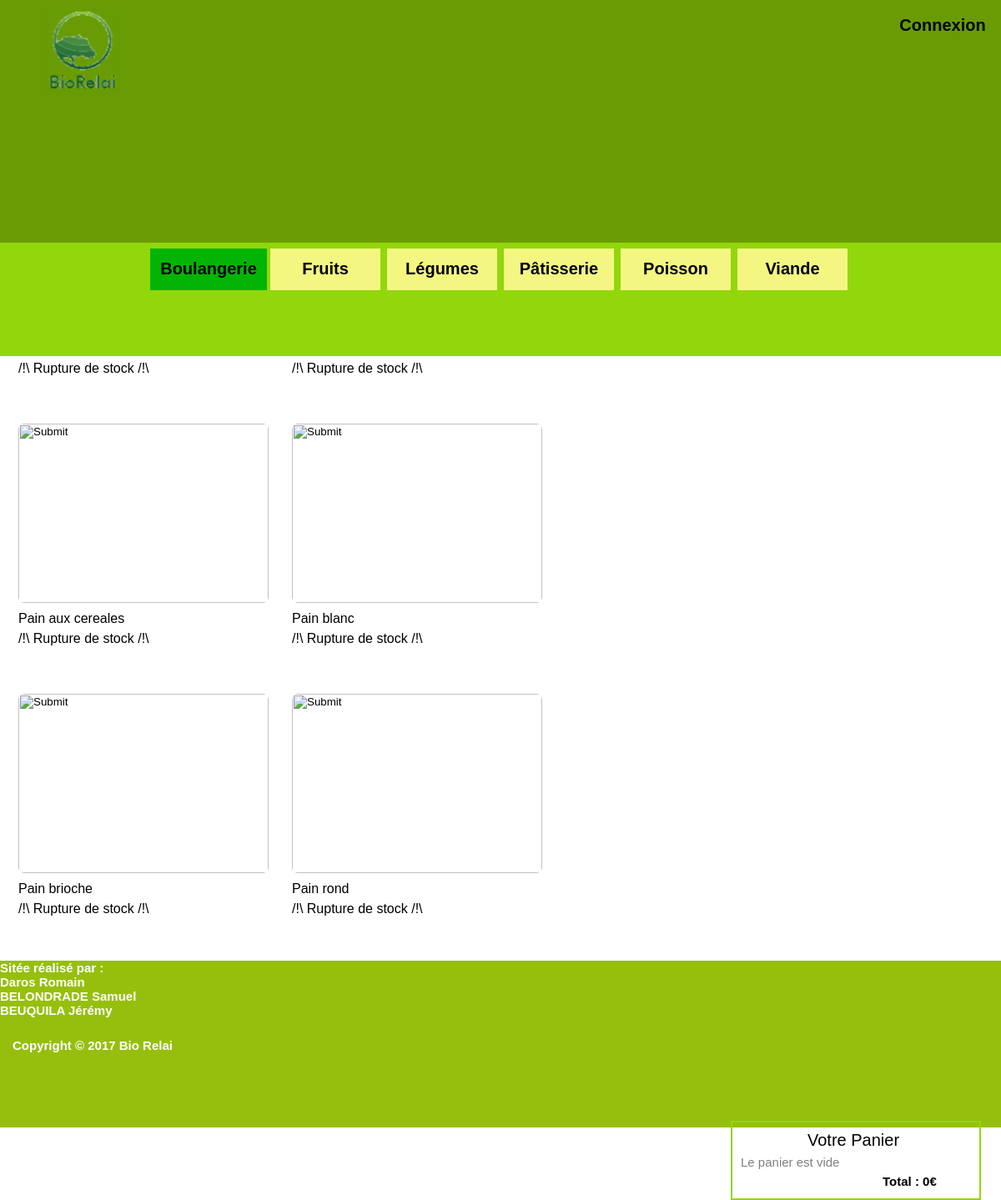
Screenshot of /index.php?TypeProduit=BOU with the database file from the repository.
### tables this page shows
CREATE TABLE IF NOT EXISTS TYPEPRODUIT
 (
   CODE CHAR(32) NOT NULL  ,
   LIBELLE CHAR(32) NULL
   , PRIMARY KEY (CODE)
 )
 comment = "";

CREATE TABLE IF NOT EXISTS PRODUIT
 (
   CODE CHAR(32) NOT NULL  ,
   NOM CHAR(32) NULL  ,
   TYPEPRODUIT CHAR(32) NOT NULL
   , PRIMARY KEY (CODE)
 )
 comment = "";

### modele/DTO/typeProduit.php (called while the page is built, shortened)
<?php
class TypeProduits
{
  private   $lesTypes;
  function __construct($lesTypes)
  {
    $this->lesTypes = $lesTypes;
  }
  public function getLesTypes()
  {
    return $this->lesTypes;
  }
}
 ?>

### modele/dao.php (called while the page is built, shortened)
<?php
class DBConnex extends PDO{
	private static $instance;
	public static function getInstance(){
		if ( !self::$instance ){
			self::$instance = new DBConnex();
		}
		return self::$instance;
	}
  public function queryFetchAll($sql){
		$sth  = $this -> query($sql);
		if ( $sth ){
			return $sth -> fetchAll(PDO::FETCH_ASSOC);
		}
		return false;
	}
}
class TypeProduitDAO{
	public static function selectListeTypeProduit()
  {
    $result = array();
    $sql = "SELECT * FROM  	typeproduit;";
    $liste = DBConnex::getInstance()->queryFetchAll($sql);
    if (count($liste) > 0)
    {
      foreach ($liste as $typeproduit)
      {
        $typeproduit = new TypeProduit($typeproduit['CODE'], $typeproduit['LIBELLE']);
        $result[] = $typeproduit;
      }
    }
    return $result;
  }
}
class ProduitDAO{
	public static function selectListeProduit($typeProduit)
  {
    $result = array();
    $sql = "SELECT * FROM  	produit where typeproduit='" . $typeProduit . "';";
    $liste = DBConnex::getInstance()->queryFetchAll($sql);
    if (count($liste) > 0)
    {
      foreach ($liste as $produit)
      {
        $produit = new Produit($produit['CODE'], $produit['NOM'],$produit['TYPEPRODUIT']);
        $result[] = $produit;
      }
    }
    return $result;
  }
}
 ?>

### controleur/controleurProduit.php (called while the page is built, shortened)
<?php
$_SESSION['ListeProduits'] = new Produits(ProduitDAO::selectListeProduit($_SESSION['typeProduitSelected']));
foreach ($_SESSION['ListeProduits']->getLesProduits() as $OBJ){
  $correct = preg_replace('#[\\/\'" éàâäêçèë]#', "", $OBJ->getNom());
  $correct = strtolower($correct);
  $correct = 'image/'.$correct;
  $formProduit = new Formulaire("POST","index.php","formProduit","produitthis");
  $formProduit->ajouterComposantLigne($formProduit->creerInputImage('imgProduit', 'imgProduit', $correct));
  $formProduit->ajouterComposantTab();
  $formProduit->ajouterComposantLigne($formProduit->creerLabelFor(ucfirst($OBJ->getNom()),"nomProduit"));
  $formProduit->ajouterComposantTab();
  if(ProduitDAO::estEnVente($OBJ,date("Y-m-d"))){
    $formProduit->ajouterComposantLigne($formProduit->creerInputSubmitPanier($OBJ->getCode(),"ajoutCommande-btn"," Ajouter au panier "));
  }
  else{
    $formProduit->ajouterComposantLigne($formProduit->creerLabelFor("/!\ Rupture de stock /!\ ","lblRupture"));
  }
  $formProduit->ajouterComposantTab();
  $formProduit->creerFormulaire();
}
include "vue/vueProduit.php";
 ?>

### library/formulaire.php (the view, shortened to what this page needs)
<?php
class Formulaire{
	private $method;
	private $action;
	private $nom;
	private $style;
	private $ligneComposants = array();
	private $tabComposants = array();
	public function __construct($uneMethode, $uneAction , $unNom,$unStyle ){
		$this->method = $uneMethode;
		$this->action =$uneAction;
		$this->nom = $unNom;
		$this->style = $unStyle;
	}
	public function ajouterComposantLigne($unComposant){
		$this->ligneComposants[] = $unComposant;
	}
	public function ajouterComposantTab(){
		$this->tabComposants[] = $this->ligneComposants;
		$this->ligneComposants = array();
	}
	public function creerLabelFor($unLabel,$unNom){
		$composant = "<label style='width: 10px;height: 10px;' class = '" . $unNom . "' />" . $unLabel . "</label>";
		return $composant;
	}
	public function creerInputLogo($unNom, $unId, $uneSource){
		$composant = "<input  type = 'image' name = '" . $unNom . "' id = '" . $unId . "' ";
		$composant .= "src = '" . $uneSource . "'/>";
		return $composant;
	}
	public function creerInputImage($unNom, $uneClasse, $uneSource){
		$composant = "<input style='width:300px;' type = 'image' name = '" . $unNom . "' class= '" . $uneClasse . "' ";
		$composant .= "src = '" . $uneSource . "'/> ";
		return $composant;
	}
	public function creerFormulaire(){
		$this->formulaireToPrint = "<form method = '" .  $this->method . "' ";
		$this->formulaireToPrint .= "action = '" .  $this->action . "' enctype='multipart/form-data' ";
		$this->formulaireToPrint .= "name = '" .  $this->nom . "' ";
		$this->formulaireToPrint .= "class = '" .  $this->style . "' ><table>";
		foreach ($this->tabComposants as $uneLigneComposants){
			$this->formulaireToPrint .= "<tr><td><table>";
			foreach ($uneLigneComposants as $unComposant){
				$this->formulaireToPrint .= "<td>";
				$this->formulaireToPrint .= $unComposant ;
				$this->formulaireToPrint .= "</td>";
			}
			$this->formulaireToPrint .= "</table></td></tr>";
		}
		$this->formulaireToPrint .= "</table></form>";
		return $this->formulaireToPrint ;
	}
}

### controleur/controleurPrincipal.php (shortened to what this page needs)
<?php
require_once 'library/menu.php';
require_once 'library/formulaire.php';
require_once 'modele/dao.php';
require_once 'modele\DTO\typeProduit.php';
$theMenuType=null;
	$_SESSION['ListeTypeProduit'] = new TypeProduits(TypeProduitDAO::selectListeTypeProduit());
	foreach ($_SESSION['ListeTypeProduit']->getLesTypes() as $OBJ){
	$menuTypeProduit = new menu("menuTypeProd");
	$menuTypeProduit->ajouterComposant($menuTypeProduit->creerItemLien($OBJ->getCode(),ucfirst($OBJ->getLibelle())));
	$theMenuType .= $menuTypeProduit->creerMenuType("TypeProduit",$_SESSION['TypeProduit']);
	}
$menuPrincipal = new Menu("menuP");
if (!isset($_SESSION['identite']))
{
	$menuPrincipal->ajouterComposant($menuPrincipal->creerItemLien('Connexion',"Connexion"));
}
else
{
	$menuPrincipal->ajouterComposant($menuPrincipal->creerItemLien('InfoClient',"Bienvenue : " . $_SESSION['identite'][3]));
}
$leMenuP = $menuPrincipal->creerMenu('menuPrincipal');
include_once dispatcher::dispatch($_SESSION['menuPrincipal']);
 ?>

### library/menu.php (shortened to what this page needs)
<?php
class Menu{
	private $style;
	private $composants = array();
	public function __construct($unStyle ){
		$this->style = $unStyle;
	}
	public function ajouterComposant($unComposant){
		$this->composants[] = $unComposant;
	}
	public function creerMenu($nomMenu){
		$menu = "<ul class = '" .  $this->style . "'>";
		foreach($this->composants as $composant){
				$menu .= "<li>";
				$menu .= "<a href='index.php?". $nomMenu ;
				$menu .= "=" . $composant[0] . "' >";
				$menu .= "<span>" . $composant[1] ."</span>";
				$menu .= "</a>";
			$menu .= "</li>";
		}
		$menu .= "</ul>";
		return $menu ;
	}
	public function creerMenuType($nomMenu,$composantActif){
		$menu = "<ul class = '" .  $this->style . "'>";
		foreach($this->composants as $composant){
			if($composant[0] == $composantActif){
				$menu .= "<li class='actif'>";
				$menu .=  $composant[1] ;
			}
			else{
				$menu .= "<li>";
				$menu .= "<a href='index.php?". $nomMenu ;
				$menu .= "=" . $composant[0] . "' >";
				$menu .= "<span>" . $composant[1] ."</span>";
				$menu .= "</a>";
			$menu .= "</li>";
		}
		}
		$menu .= "</ul>";
		return $menu ;
	}
	}

### style/BioRelai.css (style rules this page uses)
* { margin:0%; padding:0%; }
html, body { font-family: sans-serif; }
.formLogo { height: 90px; position: fixed; width: 100px; top: 0; left: 0; z-index: 10; }
#logo { margin-top: 10px; width:90px; margin-left:50px; }
nav.menuPrincipal ul { display: inline-block; list-style: none; margin-top:5px; }
nav.menuPrincipal ul li { display: inline-block; font-size: 20px; font-weight: bold; font-family: Helvetica; }
nav.menuPrincipal ul li a { display: table-cell; text-decoration: none; color: black; text-align: center; vertical-align: middle; height: 50px; width: 140px; }
nav.menuTypeProduit ul { display: inline-block; list-style: none; margin-top:5px; }
nav.menuTypeProduit ul li { display: inline-block; font-size: 20px; font-weight: bold; font-family: Helvetica; background-color: #F3F781; margin-left: 3%; margin-right: 3%; margin-top: 1%; }
nav.menuTypeProduit ul li.actif { display: table-cell; text-decoration: none; color: black; text-align: center; vertical-align: middle; height: 50px; width: 140px; font-size: 20px; font-weight: bold; font-family: Helvetica; background-color: #04B404; margin-left: 3%; margin-right: 3%; }
nav.menuTypeProduit ul li a { display: table-cell; text-decoration: none; color: black; text-align: center; vertical-align: middle; height: 50px; width: 140px; margin-top: 1%; }
.produitthis { margin-left: 2%; height: 320px; width: 310px; display: inline-block; }
.imgProduit { max-width: 100%; height: 215px; border-radius: 7px; }
.panierthis { padding: 2% 2% 2% 2%; border: 2px solid #92d70b; }
.lblPanier { font-size: 20px; text-decoration: bold; margin-left: 80px; }
.panierthis .lbltotal { font-weight: bold; margin-left: 170px; }
.panierthis .prixTotal { font-weight: bold; }
.panierthis .lblVide { color : grey; }

### rows the page displays
typeproduit: CODE "Boulangerie"
typeproduit: composant "Fruits"
typeproduit: composant "Légumes"
typeproduit: composant "Pâtisserie"
typeproduit: composant "Poisson"
typeproduit: composant "Viande"
produit: NOM "Pain aux cereales"
produit: NOM "Pain blanc"
produit: NOM "Pain brioche"
produit: NOM "Pain rond"

### other values shown
$composant[1] "Connexion"
$unLabel "/!\\ Rupture de stock /!\\ /!\\ Rupture de stock /!\\ /!\\ Rupture de stock /!\\ /!\\ Rupture de stock /!\\ /!\\ Rupture de stock /!\\ /!\\ Rupture de stock /!\\ Votre Panier Le panier est vide Total : 0€"
